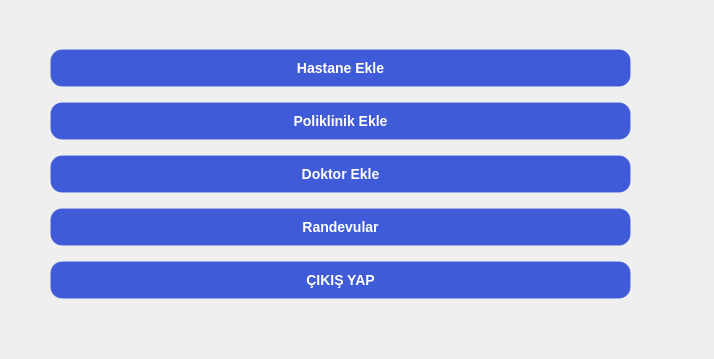
<?xml version="1.0" encoding="UTF-8"?>
<ui version="4.0">
 <class>Form</class>
 <widget class="QWidget" name="Form">
  <property name="geometry">
   <rect>
    <x>0</x>
    <y>0</y>
    <width>714</width>
    <height>359</height>
   </rect>
  </property>
  <property name="windowTitle">
   <string>Form</string>
  </property>
  <widget class="QWidget" name="verticalLayoutWidget">
   <property name="geometry">
    <rect>
     <x>50</x>
     <y>40</y>
     <width>581</width>
     <height>271</height>
    </rect>
   </property>
   <layout class="QVBoxLayout" name="verticalLayout">
    <item>
     <widget class="QPushButton" name="hastane_button">
      <property name="styleSheet">
       <string notr="true">QPushButton{
    background-color: #3F5BD8;        /* soft mavi */
    color: white;
    border-radius: 12px;
    padding: 10px 22px;
    font-size: 14px;
    border: 1px solid rgba(255,255,255,0.08);
    font-weight: 500;
}

QPushButton:hover{
    background-color: #4E6CFF;        /* hover = biraz parlak */
    border: 1px solid rgba(255,255,255,0.18);
}

QPushButton:pressed{
    background-color: #344AC0;        /* basılı = biraz koyu */
    border: 1px solid rgba(255,255,255,0.25);
}

QPushButton:disabled{
    background-color: #2E3A6C;
    color: #9AA4CC;
    border: 1px solid rgba(255,255,255,0.05);
}
</string>
      </property>
      <property name="text">
       <string>Hastane Ekle</string>
      </property>
     </widget>
    </item>
    <item>
     <widget class="QPushButton" name="poliklinik_button">
      <property name="styleSheet">
       <string notr="true">QPushButton{
    background-color: #3F5BD8;        /* soft mavi */
    color: white;
    border-radius: 12px;
    padding: 10px 22px;
    font-size: 14px;
    border: 1px solid rgba(255,255,255,0.08);
    font-weight: 500;
}

QPushButton:hover{
    background-color: #4E6CFF;        /* hover = biraz parlak */
    border: 1px solid rgba(255,255,255,0.18);
}

QPushButton:pressed{
    background-color: #344AC0;        /* basılı = biraz koyu */
    border: 1px solid rgba(255,255,255,0.25);
}

QPushButton:disabled{
    background-color: #2E3A6C;
    color: #9AA4CC;
    border: 1px solid rgba(255,255,255,0.05);
}
</string>
      </property>
      <property name="text">
       <string>Poliklinik Ekle</string>
      </property>
     </widget>
    </item>
    <item>
     <widget class="QPushButton" name="doktor_button">
      <property name="styleSheet">
       <string notr="true">QPushButton{
    background-color: #3F5BD8;        /* soft mavi */
    color: white;
    border-radius: 12px;
    padding: 10px 22px;
    font-size: 14px;
    border: 1px solid rgba(255,255,255,0.08);
    font-weight: 500;
}

QPushButton:hover{
    background-color: #4E6CFF;        /* hover = biraz parlak */
    border: 1px solid rgba(255,255,255,0.18);
}

QPushButton:pressed{
    background-color: #344AC0;        /* basılı = biraz koyu */
    border: 1px solid rgba(255,255,255,0.25);
}

QPushButton:disabled{
    background-color: #2E3A6C;
    color: #9AA4CC;
    border: 1px solid rgba(255,255,255,0.05);
}
</string>
      </property>
      <property name="text">
       <string>Doktor Ekle</string>
      </property>
     </widget>
    </item>
    <item>
     <widget class="QPushButton" name="randevu_button">
      <property name="styleSheet">
       <string notr="true">QPushButton{
    background-color: #3F5BD8;        /* soft mavi */
    color: white;
    border-radius: 12px;
    padding: 10px 22px;
    font-size: 14px;
    border: 1px solid rgba(255,255,255,0.08);
    font-weight: 500;
}

QPushButton:hover{
    background-color: #4E6CFF;        /* hover = biraz parlak */
    border: 1px solid rgba(255,255,255,0.18);
}

QPushButton:pressed{
    background-color: #344AC0;        /* basılı = biraz koyu */
    border: 1px solid rgba(255,255,255,0.25);
}

QPushButton:disabled{
    background-color: #2E3A6C;
    color: #9AA4CC;
    border: 1px solid rgba(255,255,255,0.05);
}
</string>
      </property>
      <property name="text">
       <string>Randevular</string>
      </property>
     </widget>
    </item>
    <item>
     <widget class="QPushButton" name="cikisyap">
      <property name="styleSheet">
       <string notr="true">QPushButton{
    background-color: #3F5BD8;        /* soft mavi */
    color: white;
    border-radius: 12px;
    padding: 10px 22px;
    font-size: 14px;
    border: 1px solid rgba(255,255,255,0.08);
    font-weight: 500;
}

QPushButton:hover{
    background-color: #4E6CFF;        /* hover = biraz parlak */
    border: 1px solid rgba(255,255,255,0.18);
}

QPushButton:pressed{
    background-color: #344AC0;        /* basılı = biraz koyu */
    border: 1px solid rgba(255,255,255,0.25);
}

QPushButton:disabled{
    background-color: #2E3A6C;
    color: #9AA4CC;
    border: 1px solid rgba(255,255,255,0.05);
}
</string>
      </property>
      <property name="text">
       <string>ÇIKIŞ YAP</string>
      </property>
     </widget>
    </item>
   </layout>
  </widget>
 </widget>
 <resources/>
 <connections>
  <connection>
   <sender>cikisyap</sender>
   <signal>clicked()</signal>
   <receiver>Form</receiver>
   <slot>close()</slot>
   <hints>
    <hint type="sourcelabel">
     <x>329</x>
     <y>351</y>
    </hint>
    <hint type="destinationlabel">
     <x>327</x>
     <y>204</y>
    </hint>
   </hints>
  </connection>
 </connections>
</ui>
